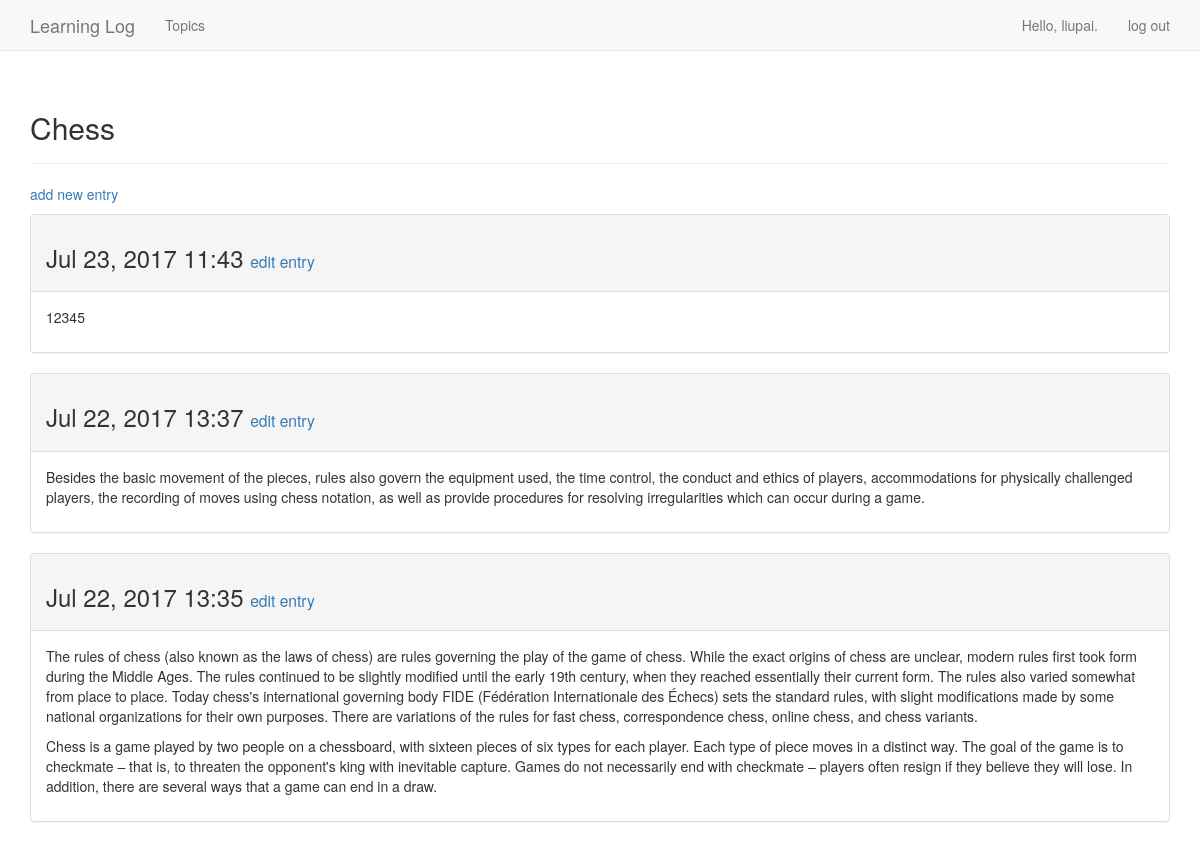
The page /topics/1/ (signed in) on the database its author committed.
### learning_logs/models.py (models this page shows, shortened)
class Topic(models.Model):
    text = models.CharField(max_length=200)
    date_added = models.DateTimeField(auto_now_add=True)
    owner = models.ForeignKey(User)
    def __str__(self):
        return self.text

class Entry(models.Model):
    topic = models.ForeignKey(Topic)
    text = models.TextField()
    date_added = models.DateTimeField(auto_now_add=True)
    class Meta:
        verbose_name_plural = 'entries'

### learning_logs/views.py (the view)
# urls.py: url(r'^topics/(?P<topic_id>\d+)/$',views.topic,name='topic'),
@login_required
def topic(request,topic_id):
    topic = Topic.objects.get(id = topic_id)
    if topic.owner != request.user:
        raise Http404
    entries = topic.entry_set.order_by('-date_added')
    context = {'topic':topic,'entries':entries}
    return render(request,'learning_logs/topic.html',context)

### learning_logs/templates/learning_logs/topic.html
{% extends "learning_logs/base.html" %}
{% block header %}
  <h2>{{ topic }}</h2>
{% endblock header %}
{% block content %}
  <p>
    <a href="{% url 'learning_logs:new_entry' topic.id %}">add new entry</a>
  </p>
  {% for entry in entries %}
    <div class="panel panel-default">
      <div class="panel-heading">
        <h3>
          {{ entry.date_added|date:'M d, Y H:i' }}
          <small>
            <a href="{% url 'learning_logs:edit_entry' entry.id %}">
              edit entry</a>
          </small>
        </h3>
      </div>
      <div class="panel-body">
        {{ entry.text|linebreaks }}
      </div>
    </div>
  {% empty %}
    There are no entries for this topic yet.
  {% endfor %}
{% endblock content %}

### learning_logs/templates/learning_logs/base.html (shortened to what this page needs)
{% load bootstrap3 %}
<!DOCTYPE html>
<html lang="en">
  <head>
    {% bootstrap_css %}
  </head>
  <body>
    <nav class="navbar navbar-default navbar-static-top">
      <div class="container">
        <div class="navbar-header">
          <a class="navbar-brand" href="{% url 'learning_logs:index' %}">
              Learning Log</a>
        </div>
        <div id="navbar" class="navbar-collapse collapse">
          <ul class="nav navbar-nav">
            <li><a href="{% url 'learning_logs:topics' %}">Topics</a></li>
          </ul>
          <ul class="nav navbar-nav navbar-right">
            {% if user.is_authenticated %}
              <li><a>Hello, {{ user.username }}.</a></li>
              <li><a href="{% url 'users:logout' %}">log out</a></li>
            {% else %}
              <li><a href="{% url 'users:register' %}">register</a></li>
              <li><a href="{% url 'users:login' %}">log in</a></li>
            {% endif %}
          </ul>
        </div>
      </div>
    </nav>
     <div class="container">
      <div class="page-header">
        {% block header %}{% endblock header %}
      </div>
      <div>
        {% block content %}{% endblock content %}
      </div>
    </div>
  </body>
</html>

### rows shown on the page
Topic: text "Chess"
Entry: date_added "Jul 23, 2017 11:43", text "12345"
Entry: date_added "Jul 22, 2017 13:37", text "Besides the basic movement of the pieces, rules also govern the equipment used, the time control, the conduct and ethics of players, accommodations for physically challenged players, the recording of moves using chess notation, as well as provide procedures for resolving irregularities which can occur during a game."
Entry: date_added "Jul 22, 2017 13:35", text "The rules of chess (also known as the laws of chess) are rules governing the play of the game of chess. While the exact origins of chess are unclear, modern rules first took form during the Middle Ages. The rules continued to be slightly modified until the early 19th century, when they reached essentially their current form. The rules also varied somewhat from place to place. Today chess's international governing body FIDE (Fédération Internationale des Échecs) sets the standard rules, with slight modifications made by some national organizations for their own purposes. There are variations of the rules for fast chess, correspondence chess, online chess, and chess variants. Chess is a game…"

### other values the page prints
{{ user.username }} "liupai"
